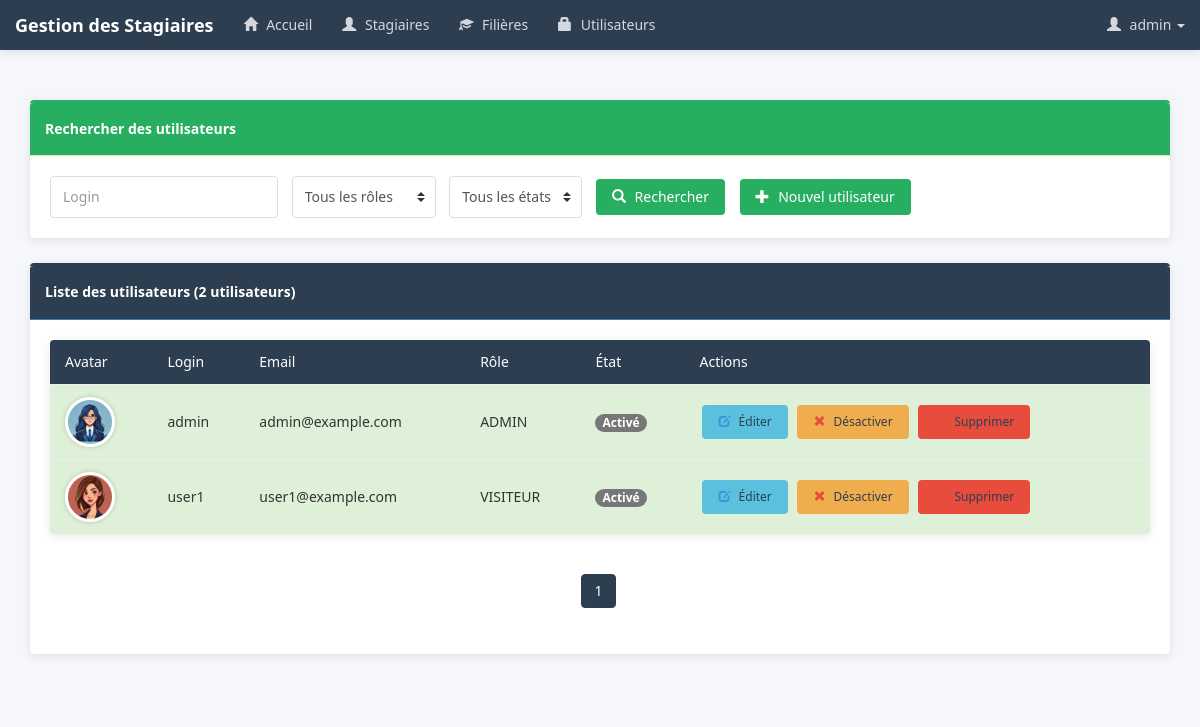
Screenshot of /pages/utilisateurs.php (signed in) with the database file from the repository.
### tables this page shows
CREATE TABLE IF NOT EXISTS utilisateur (
  iduser INT(11) NOT NULL AUTO_INCREMENT,
  login VARCHAR(50) NOT NULL,
  email VARCHAR(255) NOT NULL,
  pwd VARCHAR(255) NOT NULL,
  role VARCHAR(50) NOT NULL DEFAULT 'VISITEUR',
  etat INT(11) NOT NULL DEFAULT 1,
  avatar VARCHAR(100) DEFAULT NULL,
  PRIMARY KEY (iduser),
  UNIQUE KEY login (login)
);

### pages/utilisateurs.php (the view, shortened to what this page needs)
<?php
    require_once('../connexion.php');
    $size = isset($_GET['size']) ? $_GET['size'] : 5;
    $page = isset($_GET['page']) ? $_GET['page'] : 1;
    $offset = ($page - 1) * $size;
    $login = isset($_GET['login']) ? $_GET['login'] : "";
    $role = isset($_GET['role']) ? $_GET['role'] : "all";
    $etat = isset($_GET['etat']) ? $_GET['etat'] : "all";
    $condition = "";
    $requeteCount = "SELECT COUNT(*) countU FROM utilisateur WHERE 1=1 $condition";
    $resultatCount = $pdo->query($requeteCount);
    $tabCount = $resultatCount->fetch();
    $nbrUtilisateurs = $tabCount['countU'];
    $reste = $nbrUtilisateurs % $size;
    if($reste === 0) {
        $nbrPages = $nbrUtilisateurs / $size;
    } else {
        $nbrPages = floor($nbrUtilisateurs / $size) + 1;
    }
    $requete = "SELECT * FROM utilisateur WHERE 1=1 $condition LIMIT $size OFFSET $offset";
    $resultat = $pdo->query($requete);
?>
<!DOCTYPE html>
<html>
<head>
    <link rel="stylesheet" href="https://maxcdn.bootstrapcdn.com/bootstrap/3.4.1/css/bootstrap.min.css">
    <link rel="stylesheet" href="../css/monstyle.css">
    <link rel="stylesheet" href="../css/style-moderne.css">
</head>
<body>
    <?php include("menu.php"); ?>
    <div class="container">
        <div class="panel panel-success margetop">
            <div class="panel-heading">Rechercher des utilisateurs</div>
            <div class="panel-body">
                <form method="get" action="utilisateurs.php" class="form-inline">
                    <div class="form-group">
                        <input type="text" name="login" placeholder="Login" class="form-control" value="<?php echo $login; ?>">
                    </div>
                    <div class="form-group">
                        <select name="role" class="form-control">
                            <option value="all" <?php if($role == "all") echo "selected"; ?>>Tous les rôles</option>
                        </select>
                    </div>
                    <div class="form-group">
                        <select name="etat" class="form-control">
                            <option value="all" <?php if($etat == "all") echo "selected"; ?>>Tous les états</option>
                        </select>
                    </div>
                    <button type="submit" class="btn btn-success">
                        <i class="glyphicon glyphicon-search"></i> Rechercher
                    </button>
                    <a href="nouvelUtilisateur.php" class="btn btn-primary">
                        <i class="glyphicon glyphicon-plus"></i> Nouvel utilisateur
                    </a>
                </form>
            </div>
        </div>
        <div class="panel panel-primary">
            <div class="panel-heading">Liste des utilisateurs (<?php echo $nbrUtilisateurs; ?> utilisateurs)</div>
            <div class="panel-body">
                <table class="table table-striped">
                    <thead>
                        <tr>
                            <th>Avatar</th>
                            <th>Login</th>
                            <th>Email</th>
                            <th>Rôle</th>
                            <th>État</th>
                            <th>Actions</th>
                        </tr>
                    </thead>
                    <tbody>
                        <?php while($utilisateur = $resultat->fetch()) { ?>
                            <tr class="<?php echo $utilisateur['etat'] == 1 ? 'success' : 'danger'; ?>">
                                <td>
                                    <img src="../images/<?php echo $utilisateur['avatar'] ? $utilisateur['avatar'] : 'profile.png'; ?>"
                                         width="50" height="50" class="img-circle">
                                </td>
                                <td><?php echo $utilisateur['login']; ?></td>
                                <td><?php echo $utilisateur['email']; ?></td>
                                <td><?php echo $utilisateur['role']; ?></td>
                                <td>
                                    <span class="badge <?php echo $utilisateur['etat'] == 1 ? 'badge-success' : 'badge-danger'; ?>">
                                        <?php echo $utilisateur['etat'] == 1 ? 'Activé' : 'Désactivé'; ?>
                                    </span>
                                </td>
                                <td>
                                    <a href="editerUtilisateur.php?idUser=<?php echo $utilisateur['iduser']; ?>" class="btn btn-info btn-sm">
                                        <i class="glyphicon glyphicon-edit"></i> Éditer
                                    </a>
                                    <?php if($utilisateur['etat'] == 1) { ?>
                                        <a href="activerUtilisateur.php?idUser=<?php echo $utilisateur['iduser']; ?>&etat=0" class="btn btn-warning btn-sm">
                                            <i class="glyphicon glyphicon-remove"></i> Désactiver
                                        </a>
                                    <?php } else { ?>
                                        <a href="activerUtilisateur.php?idUser=<?php echo $utilisateur['iduser']; ?>&etat=1" class="btn btn-success btn-sm">
                                            <i class="glyphicon glyphicon-ok"></i> Activer
                                        </a>
                                    <?php } ?>
                                    <a onclick="return confirm('Êtes-vous sûr de vouloir supprimer cet utilisateur?')"
                                       href="supprimerUtilisateur.php?idUser=<?php echo $utilisateur['iduser']; ?>"
                                       class="btn btn-danger btn-sm">
                                        <i class="glyphicon glyphicon-trash"></i> Supprimer
                                    </a>
                                </td>
                            </tr>
                        <?php } ?>
                    </tbody>
                </table>
                <div class="text-center">
                    <ul class="pagination">
                        <?php for($i = 1; $i <= $nbrPages; $i++) { ?>
                            <li class="<?php if($i == $page) echo 'active'; ?>">
                                <a href="utilisateurs.php?page=<?php echo $i; ?>&login=<?php echo $login; ?>&role=<?php echo $role; ?>&etat=<?php echo $etat; ?>">
                                    <?php echo $i; ?>
                                </a>
                            </li>
                        <?php } ?>
                    </ul>
                </div>
            </div>
        </div>
    </div>
</body>
</html>

### css/style-moderne.css (style rules this page uses)
:root { --primary-color: #2c3e50; --secondary-color: #27ae60; --accent-color: #e74c3c; --light-color: #ecf0f1; --dark-color: #2c3e50; --success-color: #27ae60; --warning-color: #f39c12; --danger-color: #e74c3c; --info-color: #3498db; --text-color: #333; --border-radius: 4px; --box-shadow: 0 2px 10px rgba(0, 0, 0, 0.1); }
body { font-family: "Segoe UI", Tahoma, Geneva, Verdana, sans-serif; background-color: #f5f7fa; color: var(--text-color); line-height: 1.6; }
.container { padding-top: 20px; padding-bottom: 20px; }
.panel { border: none; border-radius: var(--border-radius); box-shadow: var(--box-shadow); margin-bottom: 25px; overflow: hidden; }
.panel-heading { font-weight: 600; padding: 15px; border-bottom: 1px solid rgba(0, 0, 0, 0.1); }
.panel-body { padding: 20px; }
.panel-primary { border-top: 3px solid var(--primary-color); }
.panel-primary > .panel-heading { background-color: var(--primary-color); color: white; }
.panel-success { border-top: 3px solid var(--success-color); }
.panel-success > .panel-heading { background-color: var(--success-color); color: white; }
.form-control { border-radius: var(--border-radius); border: 1px solid #ddd; padding: 10px 12px; height: auto; box-shadow: none; transition: border-color 0.2s, box-shadow 0.2s; }
.form-group { margin-bottom: 20px; }
.btn { border-radius: var(--border-radius); font-weight: 500; padding: 8px 16px; transition: all 0.2s; border: none; }
.btn-success { background-color: var(--success-color); }
.btn-primary { background-color: var(--primary-color); }
.btn-danger { background-color: var(--danger-color); }
.table { border-collapse: separate; border-spacing: 0; width: 100%; border-radius: var(--border-radius); overflow: hidden; box-shadow: var(--box-shadow); }
.table-striped > tbody > tr:nth-of-type(odd) { background-color: rgba(236, 240, 241, 0.5); }
.table > thead > tr > th { background-color: var(--primary-color); color: white; border-bottom: none; padding: 12px 15px; font-weight: 500; }
.table > tbody > tr > td { padding: 12px 15px; vertical-align: middle; border-top: 1px solid #eee; }
.table > tbody > tr.success { background-color: rgba(39, 174, 96, 0.1); }
.pagination > li > a, .pagination > li > span { color: var(--primary-color); border: 1px solid #ddd; margin: 0 3px; border-radius: var(--border-radius); }
.pagination > .active > a, .pagination > .active > span, .pagination > .active > a:hover, .pagination > .active > span:hover { background-color: var(--primary-color); border-color: var(--primary-color); }
.glyphicon { margin-right: 5px; }
.margetop { margin-top: 80px; }
a { color: var(--primary-color); transition: color 0.2s; }
select.form-control { appearance: none; -webkit-appearance: none; -moz-appearance: none; background-repeat: no-repeat; background-position: right 10px center; background-size: 8px 10px; padding-right: 30px; }
.form-inline .form-group { margin-right: 10px; }
.btn-primary { background-color: #27ae60 !important; }
.btn .glyphicon { margin-right: 5px; }
.img-circle { border: 3px solid white; box-shadow: 0 0 5px rgba(0, 0, 0, 0.2); object-fit: cover; transition: transform 0.3s ease; }
.table .glyphicon-edit { color: var(--info-color); }
.table .glyphicon-trash { color: var(--danger-color); }
.table .glyphicon-remove { color: var(--danger-color); }
.btn, a { position: relative; overflow: hidden; }
.btn:after, a:after { content: ""; position: absolute; top: 50%; left: 50%; width: 5px; height: 5px; background: rgba(255, 255, 255, 0.5); opacity: 0; border-radius: 100%; transform: scale(1, 1) translate(-50%); transform-origin: 50% 50%; }
.form-control, .btn, a, .navbar-inverse .navbar-nav > li > a { transition: all 0.3s ease; }
.table a { color: var(--primary-color); margin: 0 3px; }
.panel-success .form-inline { margin-bottom: 0; }
form { margin-bottom: 0; }

### rows the page displays
utilisateur: avatar (picture), login "admin", email "admin@example.com", role "ADMIN", etat "Activé"
utilisateur: avatar (picture), login "user1", email "user1@example.com", role "VISITEUR", etat "Activé"

### other values shown
$_SESSION['user']['login'] "admin"
$nbrUtilisateurs "2"
